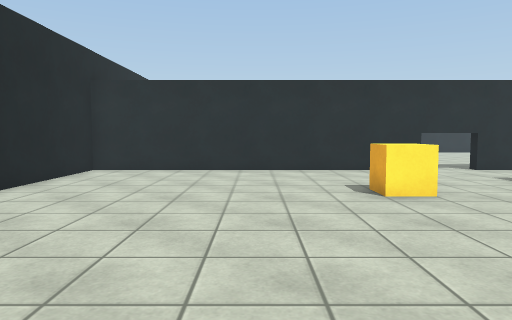
view 1 (above)

12 first-person views from a walk through a 3-D level made in the Unity game engine. The camera is 1.2 m above the floor, tilts 4° down and sees 70° across. The floor is counted in squares, 1 m on a side. Each view is taken from the middle of a square. On the plan, view 1 faces up. The plan holds only what a view shows up to about 15 squares ahead; the rest is blank. The place goes on beyond the plan. The player character is not drawn. Door leaves are left out, so doorways stand open. Surface patterns are stand-ins for the level's own textures.

view 2
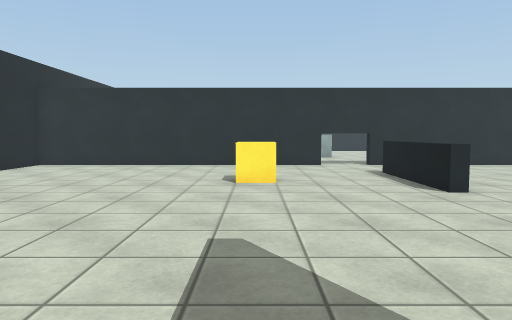

view 3
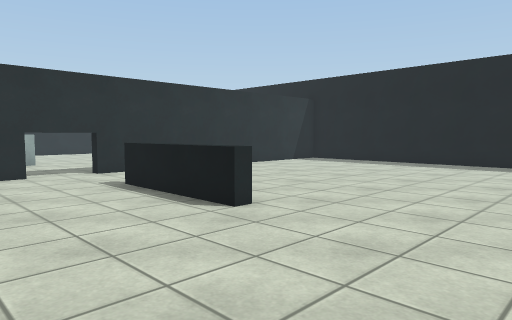

view 4
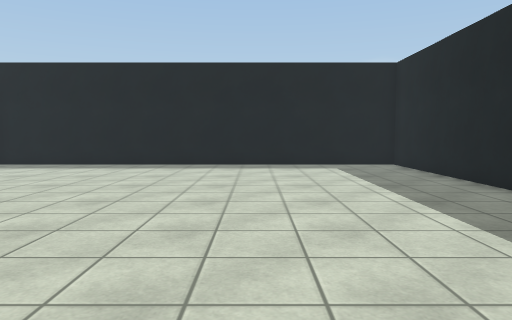

view 5
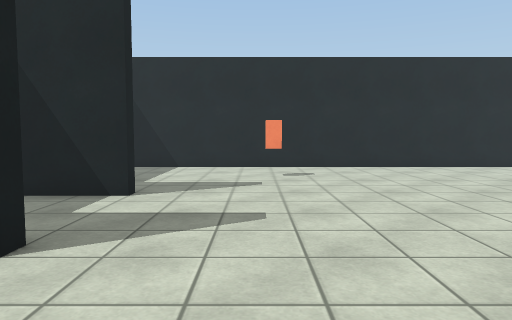

view 6
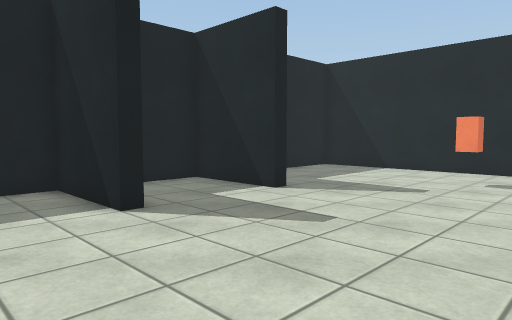

view 7
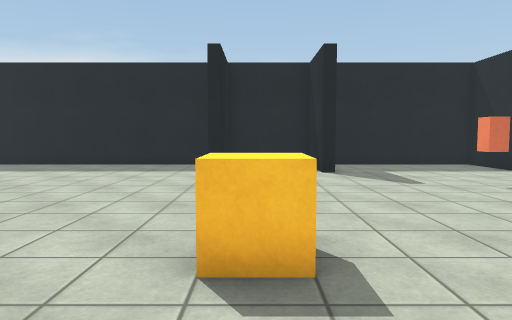

view 8
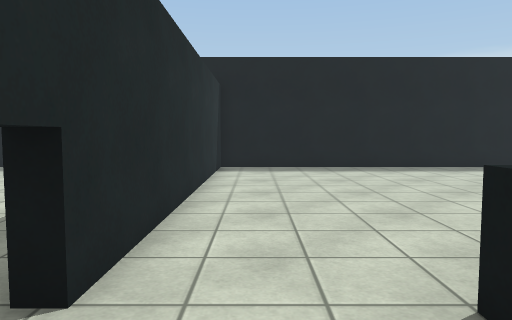

view 9
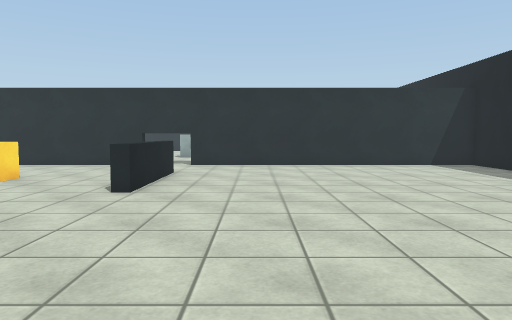

view 10
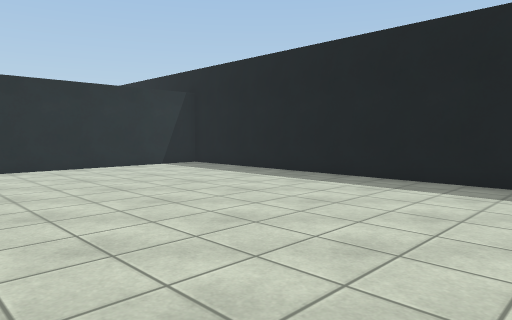

view 11
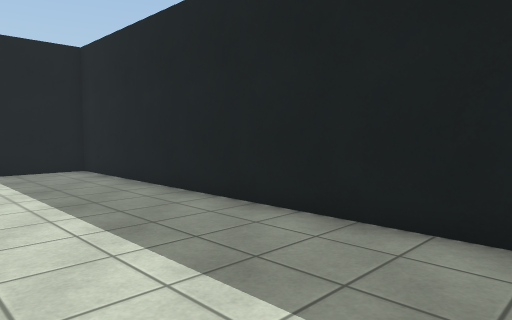

view 12
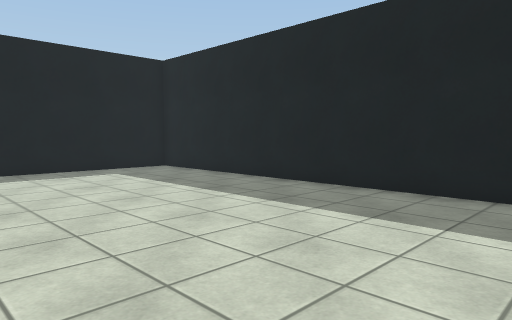

### Floor plan
Points are (right, up) in squares from view 1. A wall is a line through its corners. A room is listed if a view was taken in it or the views show most of it. See-through windows are left out.
Room 1 (views 1, 3, 4, 5, 6, 7, 8, 9, 10, 11, 12)
walls: (4.1, -0.5) (4.5, -0.5) (4.5, -3.5) (18.5, -3.5) (18.5, 12.3) (-5.5, 12.3) (-5.5, -3.5) (-0.1, -3.5); (0.4, -0.5) (0.9, -0.5)
low walls: (7, 5.5) (7, 9.5) (7.4, 9.5) (7.4, 5.5) (7, 5.5)
ways out: open door at (2.5, -0.5) to room 2
objects: other object (-3, 2) to (-2, 3); other object (3, 7) to (3, 8)
Room 2 (view 2)
walls: (0.9, -0.5) (0.9, -3.5) (4.1, -3.5) (4.1, -0.5)
ways out: open door at (2.5, -0.5) to room 1

Positions as (right, up) in squares from view 1, and headings:
1: (0, 0), facing up
2: (3, -2), facing up
3: (3, 1), facing up-right
4: (4, 2), facing right
5: (8, 2), facing left
6: (7, 5), facing down-left
7: (3, 11), facing down
8: (5, 11), facing right
9: (10, -2), facing up
10: (9, -1), facing up-right
11: (6, 1), facing down-right
12: (6, 4), facing down-right
